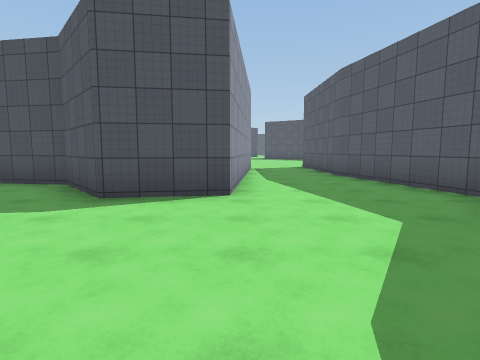
View 1 (above)

22 first-person views from a walk through a 3-D level made in the Unity game engine. The camera is 1.4 m above the floor, tilts 6° down and sees 80° across. The floor is counted in squares, 2 m on a side. Each view is taken from the middle of a square. On the plan, view 1 faces up. The plan holds only what a view shows up to about 10 squares ahead; the rest is blank. The place goes on beyond the plan. Surface patterns are stand-ins for the level's own textures.

View 2
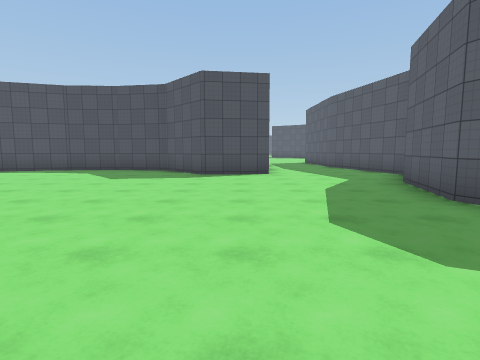

View 3
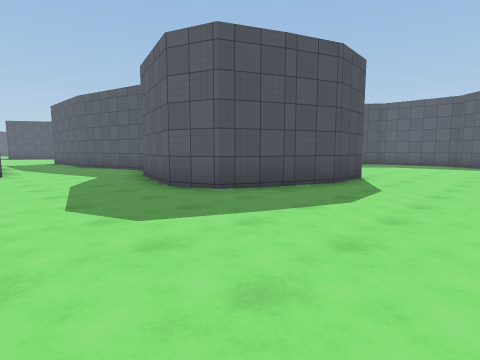

View 4
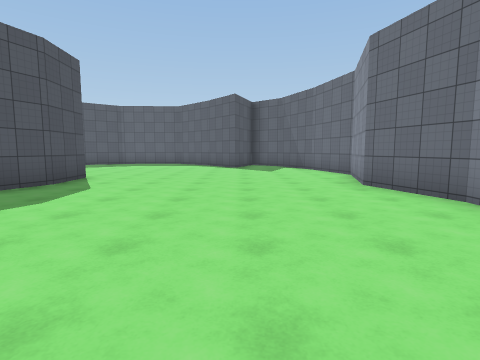

View 5
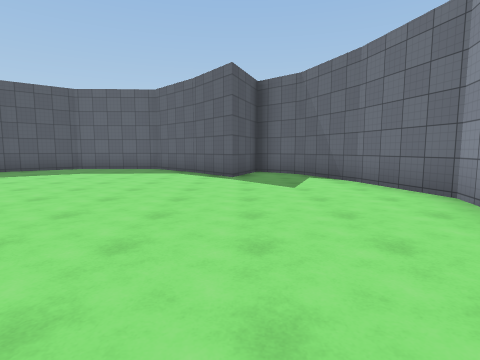

View 6
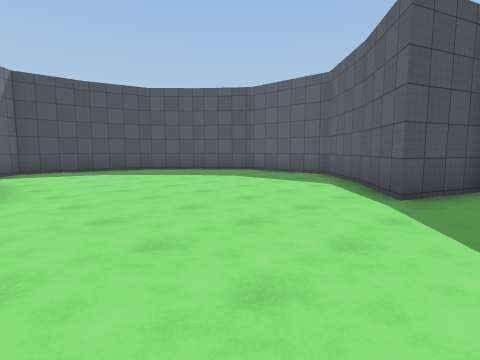

View 7
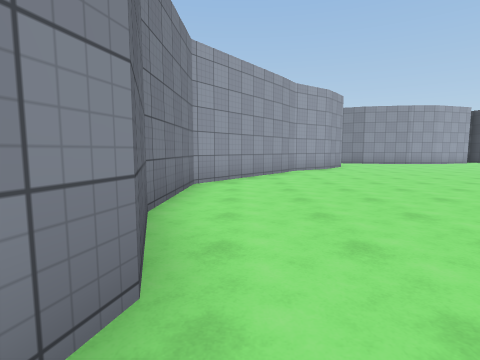

View 8
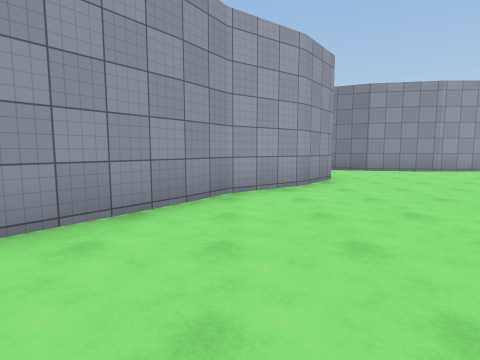

View 9
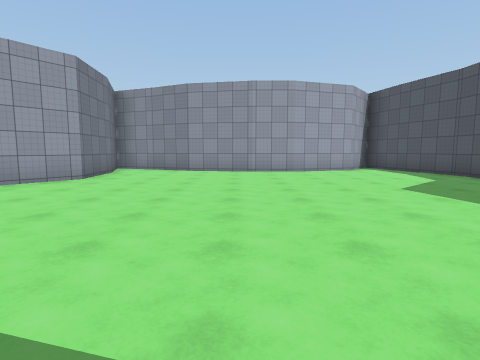

View 10
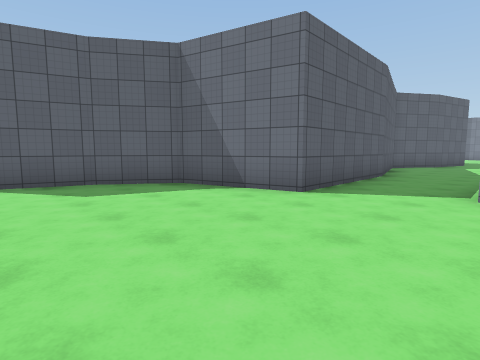

View 11
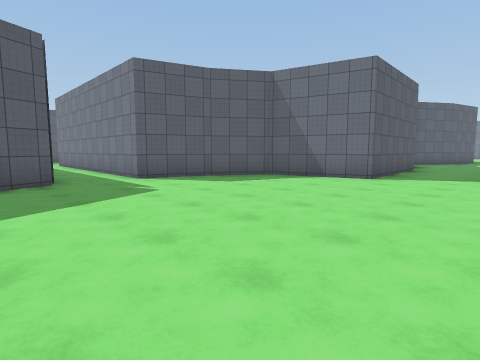

View 12
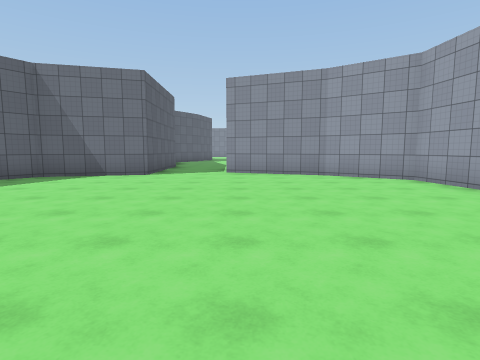

View 13
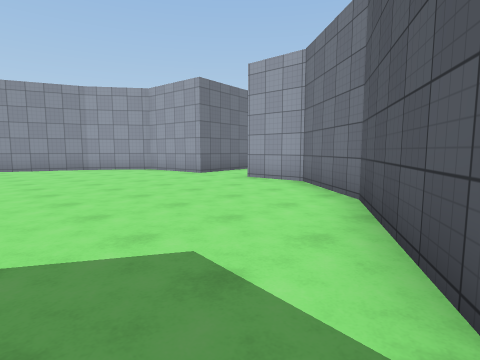

View 14
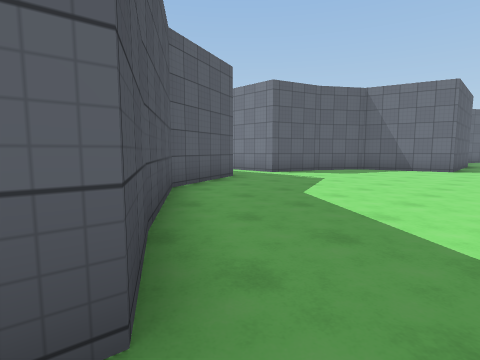

View 15
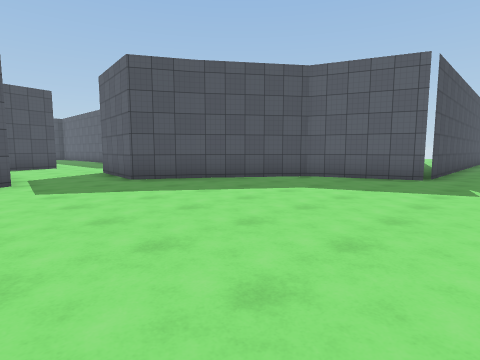

View 16
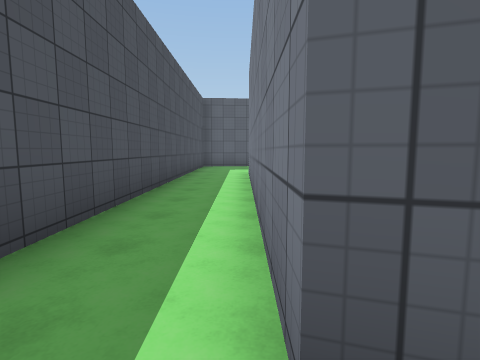

View 17
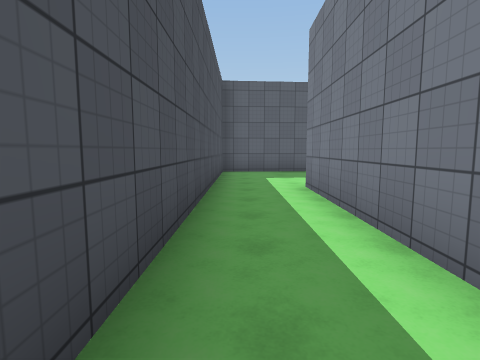

View 18
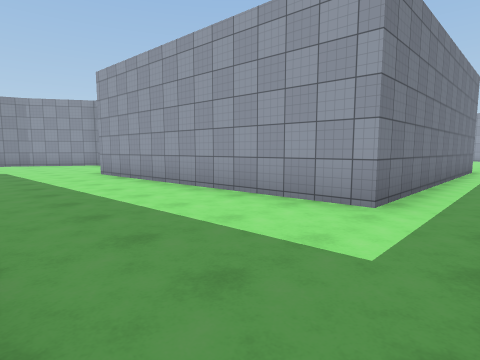

View 19
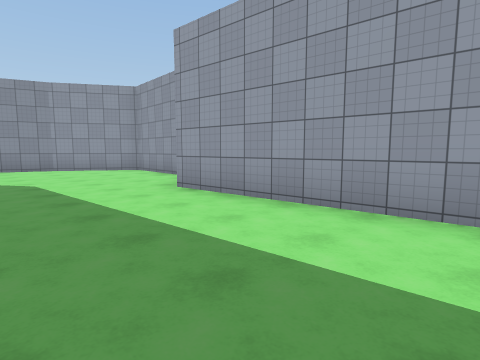

View 20
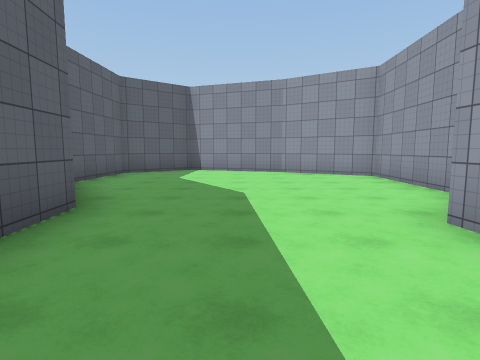

View 21
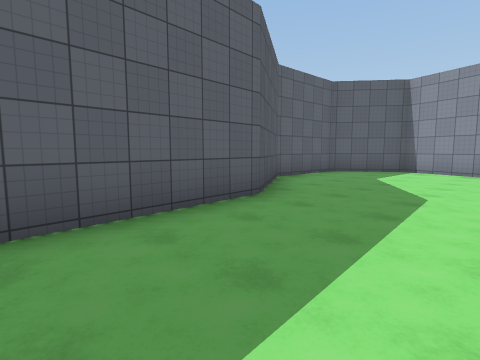

View 22
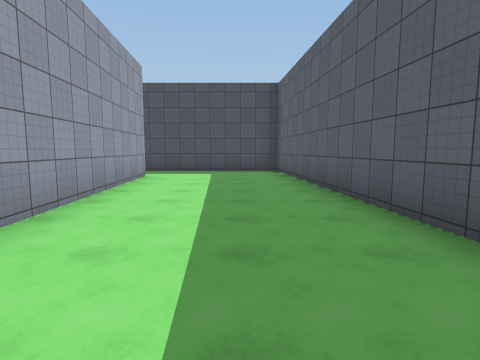

### Floor plan
Points are (right, up) in squares from view 1. A wall is a line through its corners. A room is listed if a view was taken in it or the views show most of it. See-through windows are left out.
Room 1 (views 1, 2, 3, 4, 5, 6, 7, 8, 9)
walls: (6.3, -2.1) (4.8, -2.2) (2.4, -1.3) (1.9, -0.1) (2.6, 2.4); (3.7, 4) (2.7, 8); (-3.6, -6.1) (0.1, -8.9) (2.8, -9) (4.7, -8.5) (7.1, -9.1) (9.4, -8.6); (-4.7, -4.7) (-3.6, -6.2); (9.2, 3) (7.3, 3.2) (6.8, 2.5); (2.7, 7.8) (2.6, 11.9); (10.6, 2.7) (9.1, 3.1); (-5.1, 6) (-7, 5.9); (-8, -4) (-5.9, -3.8) (-4.5, -4.8); (9.2, -8.6) (11.3, -7.7) (12.3, -6.6) (10.3, -5.8) (12, -4.4); (11.9, -4.6) (13.6, -2.9) (13.5, -0.2); (-8.6, -1.6) (-9.1, -2.6); (0.3, 9.9) (-0.1, 4.4) (-2.1, 4.1) (-3.5, 5.7) (-5.3, 6); (13.1, 0.4) (12.2, 1.4); (-6.8, 6) (-9.1, 5.2); (-9, -4.4) (-7.8, -4); (-9, 3.9) (-8.3, 1.7) (-8.3, 0.4) (-8.7, -1.8)
ways out: opening at (1.5, 11) to room 2
Room 2 (views 10, 11, 12, 13, 14, 15, 16, 17)
walls: (3.3, 21.8) (1.9, 22.6) (2.1, 24.3); (2.6, 11.9) (5.2, 12.6) (6.2, 14.1); (6.1, 13.9) (6.7, 15.8) (14.4, 15.7); (-0.2, 23) (-3, 21.4) (-4.5, 19.5) (-4.4, 17.8); (-4.4, 15.9) (-4.1, 13.4) (-2.3, 12.1); (-2.4, 12.1) (0.5, 11); (15.5, 17.6) (6.6, 17.6) (5.7, 20.1) (3.2, 21.9)
ways out: opening at (1.5, 11) to room 1; opening at (15, 16.5) to room 3; opening at (-5, 16.5); opening at (0.5, 24.5)
Room 3 (views 18, 19, 20, 21, 22)
walls: (13.5, 6.4) (13.4, 3.4) (15.7, 1.9); (14.4, 15.7) (15, 8.2); (15.6, 1.9) (18.7, 0.9) (20.5, 2.3) (20.6, 5) (19, 7.5) (18.2, 17.6) (15.5, 17.6)
ways out: opening at (15, 16.5) to room 2

Positions as (right, up) in squares from view 1, and headings:
1: (0, 0), facing up
2: (-1, -4), facing up
3: (-1, -5), facing up-right
4: (-1, -6), facing right
5: (3, -6), facing right
6: (6, -7), facing up-right
7: (6, -8), facing left
8: (1, -6), facing left
9: (1, 0), facing left
10: (0, 16), facing down-right
11: (0, 19), facing down-right
12: (0, 20), facing down
13: (1, 23), facing down-left
14: (1, 23), facing down-right
15: (-1, 16), facing up-right
16: (6, 16), facing right
17: (9, 17), facing right
18: (18, 17), facing down-left
19: (18, 13), facing down-left
20: (17, 11), facing down
21: (16, 11), facing down-right
22: (17, 8), facing up
